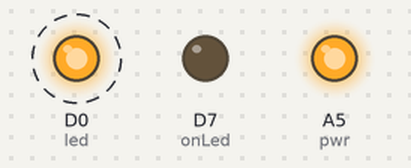
Bench run of a sketch on a simulated Particle Photon. Shown: output pins drawn as LEDs (lit = HIGH). Dashed ring = blinking. At 11.0 s the program puts the board to deep sleep or switches it off; the recording ends there.

Above: at 0.2 s.
Timing chart, 0 to 3.0 s (numbered marks = the images above):
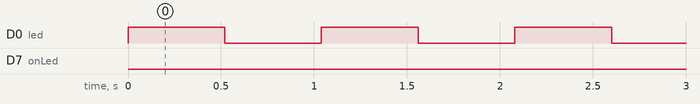

The sketch:

PowerConsumption.ino
```cpp
// ----------------------------
// Power consumption measuring
// ----------------------------

/**
 * This small program is used for measuring the power consumption of the Photon in 3 different modes
 * Normal mode, sleep_mode and sleep_mode_deep
 *
 * In all 3 modes the program will be running the same routine, to ensure the only difference will be the different modes activated
 * In normal mode the wifi is active and publish functions will be sent, in sleep mode Wi-Fi is turned off so publish calls should not be sent
 * in deep sleep the whole device is put to sleep for the duration.
 */

 // Declaring variables and associations
 int led = D0;
 int onLed = D7;
 int ldr = A0;
 int pwr = A5;
 int rotation = 0;


void setup() {
    // setup pin direction
    pinMode(led, OUTPUT);
    pinMode(onLed, OUTPUT);
    pinMode(ldr, INPUT);
    pinMode(pwr, OUTPUT);

    // initial startup conditions
    digitalWrite(pwr, HIGH);
}

void loop() {
    while(rotation < 10) {
        digitalWrite(led,HIGH);
        Particle.publish("ledStatus","ON");
        delay(500);
        digitalWrite(led,LOW);
        Particle.publish("ledStatus","OFF");
        delay(500);
        rotation++;
    }
    rotation = 0;
    flash();
    System.sleep(10);
    while(rotation < 10) {
        digitalWrite(led,HIGH);
        Particle.publish("ledStatus","ON");
        delay(500);
        digitalWrite(led,LOW);
        Particle.publish("ledStatus","OFF");
        delay(500);
        rotation++;
    }
    rotation = 0;
    flash();
    System.sleep(SLEEP_MODE_DEEP,10);
}

void flash() {  // flash D7 LED 3 times
    digitalWrite(onLed, HIGH);
    delay(100);
    digitalWrite(onLed, LOW);
    delay(100);
    digitalWrite(onLed, HIGH);
    delay(100);
    digitalWrite(onLed, LOW);
    delay(100);
    digitalWrite(onLed, HIGH);
    delay(100);
    digitalWrite(onLed, LOW);
    delay(100);
}
```

Measured:
- by itself, D0 (led): alternates HIGH for 0.52 s and LOW for 0.52 s, 20 changes in all, then stays LOW
- by itself, D7 (onLed): LOW → HIGH at 10.4 s, → LOW 0.10 s later, → HIGH 0.10 s later, → LOW 0.10 s later, … (6 changes in this stretch)
